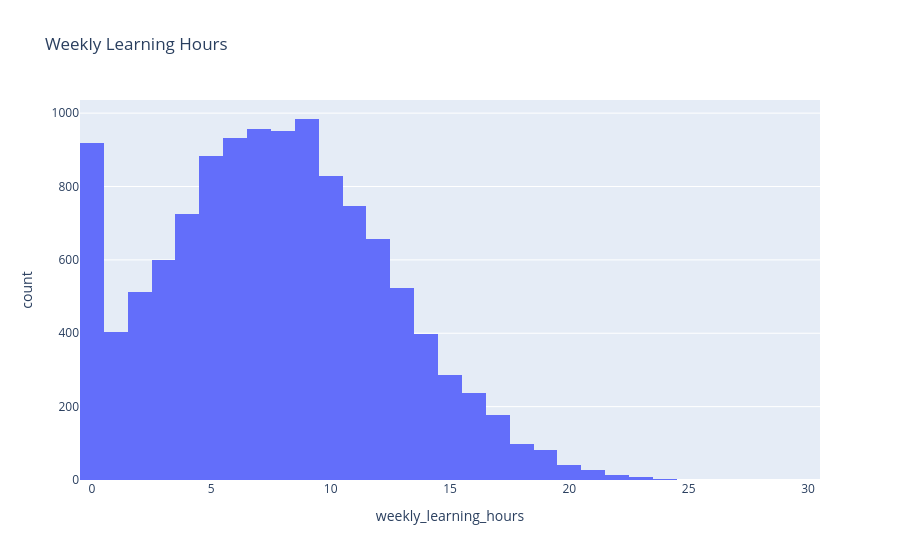

Here is the notebook cell this chart was saved with:
### Code cell
# Weekly Learning Hours — Histogram
df['weekly_learning_hours'] = pd.to_numeric(
    df['weekly_learning_hours'],
    errors='coerce'
)

fig = px.histogram(
    df,
    x='weekly_learning_hours',
    title='Weekly Learning Hours'
)

fig.show()

### Figure 1 — Plotly figure (JSON) as saved in the notebook; plotly's stock layout.template omitted (floating-point values rounded to 4 significant figures; data arrays with more than 128 entries replaced by an {"elided": "..."} marker saying what was removed)
{"data": [{"bingroup": "x", "hovertemplate": "weekly_learning_hours=%{x}<br>count=%{y}<extra></extra>", "legendgroup": "", "marker": {"color": "#636efa", "pattern": {"shape": ""}}, "name": "", "orientation": "v", "showlegend": false, "type": "histogram", "x": {"elided": "12000 int values"}, "xaxis": "x", "yaxis": "y"}], "layout": {"barmode": "relative", "legend": {"tracegroupgap": 0}, "title": {"text": "Weekly Learning Hours"}, "xaxis": {"anchor": "y", "domain": [0, 1], "title": {"text": "weekly_learning_hours"}}, "yaxis": {"anchor": "x", "domain": [0, 1], "title": {"text": "count"}}}}
